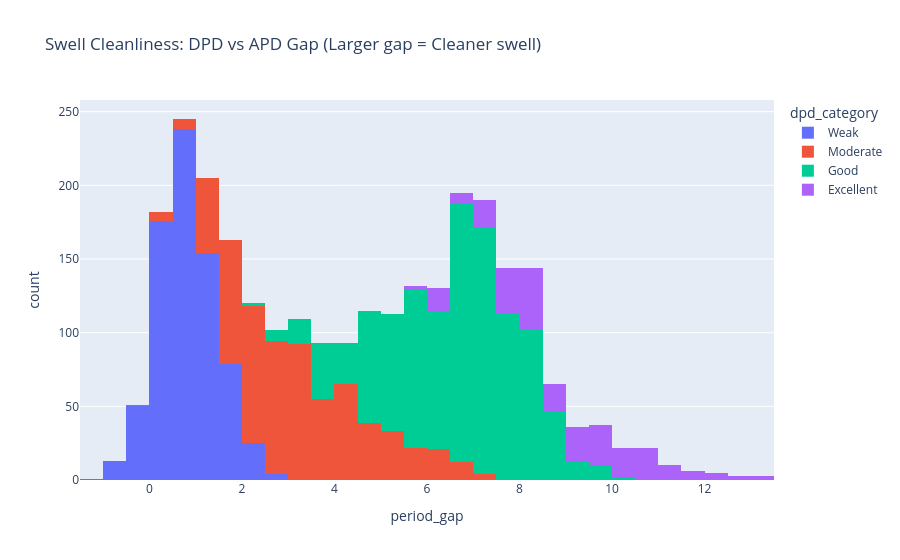
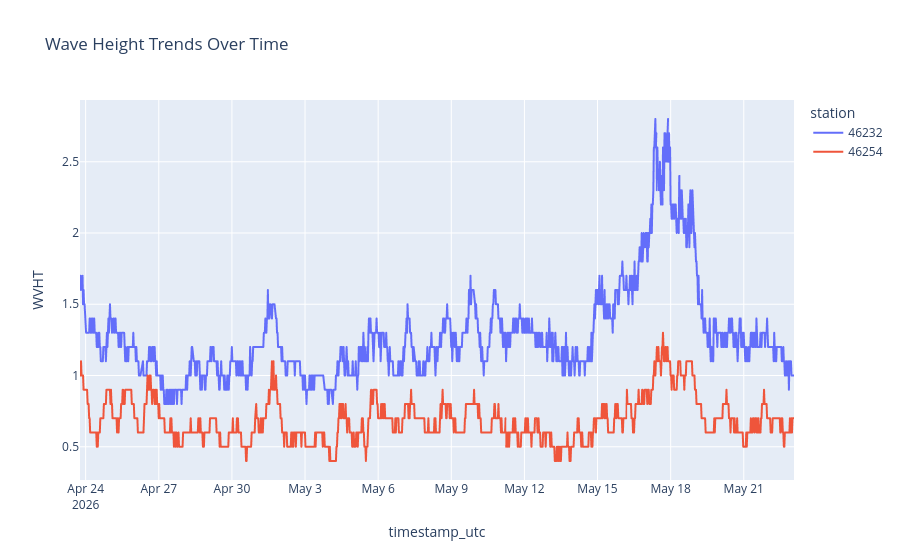
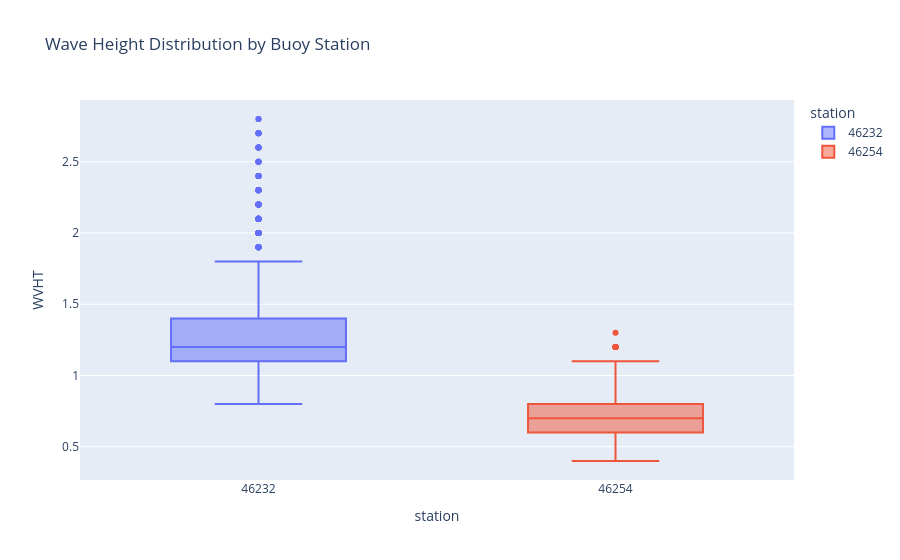

Notebook code for these charts, in order:
### Code cell
# 1. APD Analysis: The "Cleanliness" Gap
df_buoy['period_gap'] = df_buoy['DPD'] - df_buoy['APD']

fig_gap = px.histogram(
    df_buoy, x='period_gap', color='dpd_category',
    title='Swell Cleanliness: DPD vs APD Gap (Larger gap = Cleaner swell)',
    category_orders={"dpd_category": ["Weak", "Moderate", "Good", "Excellent"]}
)
fig_gap.show()

# 2. Time-Series EDA: Tracking incoming swells over the last 30 days
fig_time = px.line(
    df_buoy, x='timestamp_utc', y='WVHT', color='station',
    title='Wave Height Trends Over Time'
)
fig_time.show()

# 3. Station Comparison EDA: Point Loma vs Mission Bay
fig_station = px.box(
    df_buoy, x='station', y='WVHT', color='station',
    title='Wave Height Distribution by Buoy Station'
)
fig_station.show()

### Figure 1 — Plotly figure (JSON) as saved in the notebook; plotly's stock layout.template omitted (floating-point values rounded to 4 significant figures; data arrays with more than 128 entries replaced by an {"elided": "..."} marker saying what was removed)
{"data": [{"alignmentgroup": "True", "bingroup": "x", "hovertemplate": "dpd_category=Weak<br>period_gap=%{x}<br>count=%{y}<extra></extra>", "legendgroup": "Weak", "marker": {"color": "#636efa", "pattern": {"shape": ""}}, "name": "Weak", "offsetgroup": "Weak", "orientation": "v", "showlegend": true, "type": "histogram", "x": {"elided": "740 float values"}, "xaxis": "x", "yaxis": "y"}, {"alignmentgroup": "True", "bingroup": "x", "hovertemplate": "dpd_category=Moderate<br>period_gap=%{x}<br>count=%{y}<extra></extra>", "legendgroup": "Moderate", "marker": {"color": "#EF553B", "pattern": {"shape": ""}}, "name": "Moderate", "offsetgroup": "Moderate", "orientation": "v", "showlegend": true, "type": "histogram", "x": {"elided": "675 float values"}, "xaxis": "x", "yaxis": "y"}, {"alignmentgroup": "True", "bingroup": "x", "hovertemplate": "dpd_category=Good<br>period_gap=%{x}<br>count=%{y}<extra></extra>", "legendgroup": "Good", "marker": {"color": "#00cc96", "pattern": {"shape": ""}}, "name": "Good", "offsetgroup": "Good", "orientation": "v", "showlegend": true, "type": "histogram", "x": {"elided": "1077 float values"}, "xaxis": "x", "yaxis": "y"}, {"alignmentgroup": "True", "bingroup": "x", "hovertemplate": "dpd_category=Excellent<br>period_gap=%{x}<br>count=%{y}<extra></extra>", "legendgroup": "Excellent", "marker": {"color": "#ab63fa", "pattern": {"shape": ""}}, "name": "Excellent", "offsetgroup": "Excellent", "orientation": "v", "showlegend": true, "type": "histogram", "x": {"elided": "257 float values"}, "xaxis": "x", "yaxis": "y"}], "layout": {"barmode": "relative", "legend": {"title": {"text": "dpd_category"}, "tracegroupgap": 0}, "title": {"text": "Swell Cleanliness: DPD vs APD Gap (Larger gap = Cleaner swell)"}, "xaxis": {"anchor": "y", "domain": [0, 1], "title": {"text": "period_gap"}}, "yaxis": {"anchor": "x", "domain": [0, 1], "title": {"text": "count"}}}}

### Figure 2 — Plotly figure (JSON) as saved in the notebook; plotly's stock layout.template omitted (floating-point values rounded to 4 significant figures; data arrays with more than 128 entries replaced by an {"elided": "..."} marker saying what was removed)
{"data": [{"hovertemplate": "station=46232<br>timestamp_utc=%{x}<br>WVHT=%{y}<extra></extra>", "legendgroup": "46232", "line": {"color": "#636efa", "dash": "solid"}, "marker": {"symbol": "circle"}, "mode": "lines", "name": "46232", "showlegend": true, "type": "scattergl", "x": {"elided": "1343 str values"}, "xaxis": "x", "y": {"elided": "1343 float values"}, "yaxis": "y"}, {"hovertemplate": "station=46254<br>timestamp_utc=%{x}<br>WVHT=%{y}<extra></extra>", "legendgroup": "46254", "line": {"color": "#EF553B", "dash": "solid"}, "marker": {"symbol": "circle"}, "mode": "lines", "name": "46254", "showlegend": true, "type": "scattergl", "x": {"elided": "1406 str values"}, "xaxis": "x", "y": {"elided": "1406 float values"}, "yaxis": "y"}], "layout": {"legend": {"title": {"text": "station"}, "tracegroupgap": 0}, "title": {"text": "Wave Height Trends Over Time"}, "xaxis": {"anchor": "y", "domain": [0, 1], "title": {"text": "timestamp_utc"}}, "yaxis": {"anchor": "x", "domain": [0, 1], "title": {"text": "WVHT"}}}}

### Figure 3 — Plotly figure (JSON) as saved in the notebook; plotly's stock layout.template omitted (floating-point values rounded to 4 significant figures; data arrays with more than 128 entries replaced by an {"elided": "..."} marker saying what was removed)
{"data": [{"alignmentgroup": "True", "hovertemplate": "station=%{x}<br>WVHT=%{y}<extra></extra>", "legendgroup": "46232", "marker": {"color": "#636efa"}, "name": "46232", "notched": false, "offsetgroup": "46232", "orientation": "v", "showlegend": true, "type": "box", "x": {"elided": "1343 str values"}, "x0": " ", "xaxis": "x", "y": {"elided": "1343 float values"}, "y0": " ", "yaxis": "y"}, {"alignmentgroup": "True", "hovertemplate": "station=%{x}<br>WVHT=%{y}<extra></extra>", "legendgroup": "46254", "marker": {"color": "#EF553B"}, "name": "46254", "notched": false, "offsetgroup": "46254", "orientation": "v", "showlegend": true, "type": "box", "x": {"elided": "1406 str values"}, "x0": " ", "xaxis": "x", "y": {"elided": "1406 float values"}, "y0": " ", "yaxis": "y"}], "layout": {"boxmode": "overlay", "legend": {"title": {"text": "station"}, "tracegroupgap": 0}, "title": {"text": "Wave Height Distribution by Buoy Station"}, "xaxis": {"anchor": "y", "categoryarray": ["46232", "46254"], "categoryorder": "array", "domain": [0, 1], "title": {"text": "station"}}, "yaxis": {"anchor": "x", "domain": [0, 1], "title": {"text": "WVHT"}}}}
